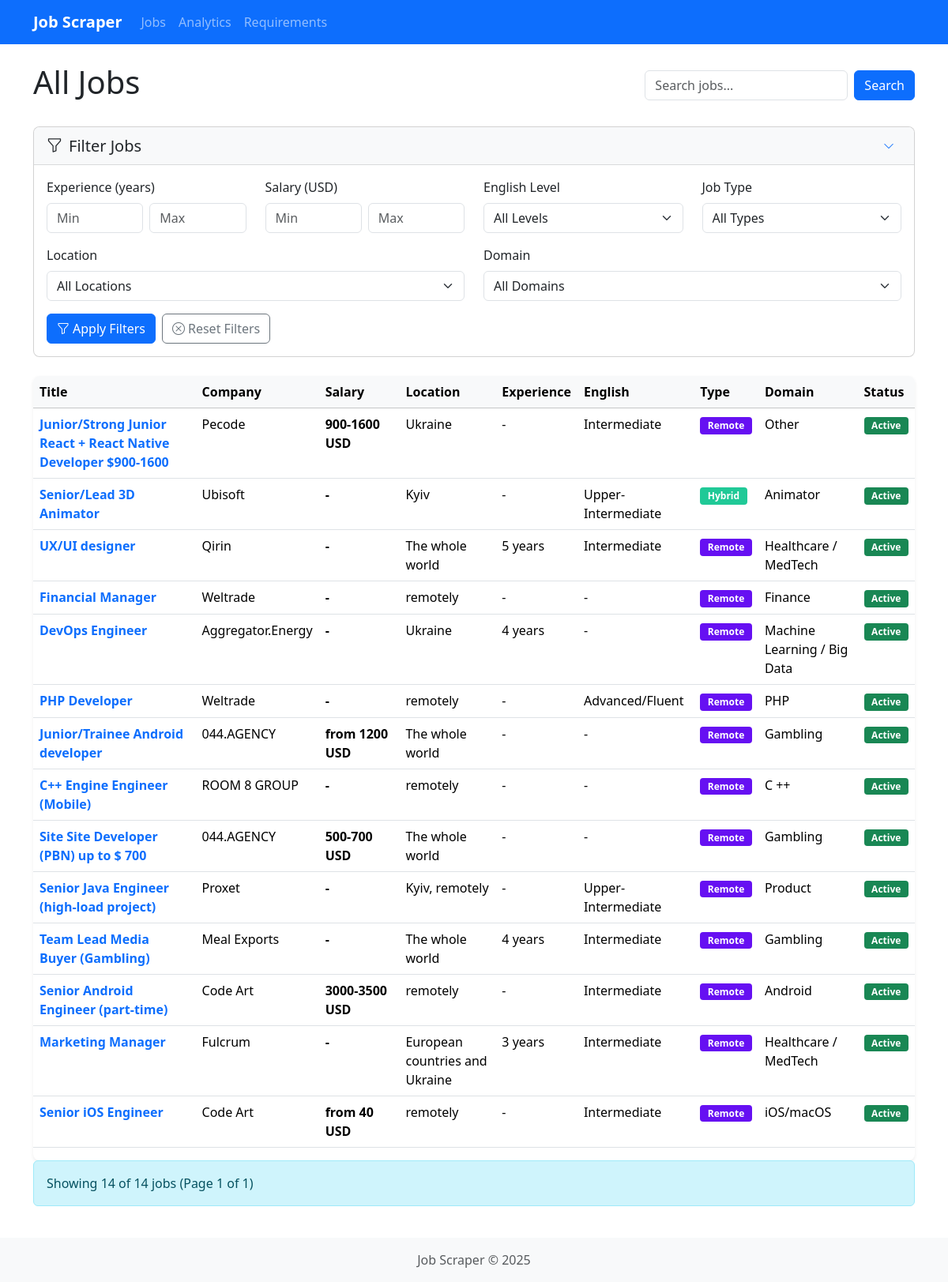
Page /jobs on the committed database.
### database/models.py (models this page shows)
class Job(Base):
    __tablename__ = 'jobs'
    id = Column(Integer, primary_key=True)
    job_id = Column(String(50), unique=True)
    title = Column(String(255))
    title_en = Column(String(255))
    company_name = Column(String(255))
    company_name_en = Column(String(255))
    salary_min = Column(Float, nullable=True)
    salary_max = Column(Float, nullable=True)
    currency = Column(String(3), default='USD')
    description = Column(Text)
    description_en = Column(Text)
    location = Column(String(255))
    location_en = Column(String(255))
    experience_years = Column(Integer, nullable=True)
    english_level = Column(String(50), nullable=True)
    job_type = Column(String(50))  # Remote, Office, Hybrid
    employment_type = Column(String(50))  # Full-time, Part-time, Contract
    category = Column(String(100))
    category_en = Column(String(100))
    domain = Column(String(100), nullable=True)
    domain_en = Column(String(100), nullable=True)
    url = Column(String(255))
    posted_date = Column(DateTime, nullable=True)
    created_at = Column(DateTime, server_default=func.now())
    updated_at = Column(DateTime, server_default=func.now(), onupdate=func.now())
    is_active = Column(Boolean, default=True)
    def to_dict(self):
        return {
            'id': self.id,
            'job_id': self.job_id,
            'title': self.title_en or self.title,
            'company_name': self.company_name_en or self.company_name,
            'salary_min': self.salary_min,
            'salary_max': self.salary_max,
            'currency': self.currency,
            'description': self.description_en or self.description,
            'location': self.location_en or self.location,
            'experience_years': self.experience_years,
            'english_level': self.english_level,
            'job_type': self.job_type,
            'employment_type': self.employment_type,
            'category': self.category_en or self.category,
            'domain': self.domain_en or self.domain,
            'url': self.url,
            'posted_date': self.posted_date.isoformat() if self.posted_date else None,
            'created_at': self.created_at.isoformat() if self.created_at else None,
            'updated_at': self.updated_at.isoformat() if self.updated_at else None,
            'is_active': self.is_active
        }

### web/routes.py (the view)
    @web_bp.route('/jobs', methods=['GET'])
    def jobs():
        page = request.args.get('page', 1, type=int)
        per_page = request.args.get('per_page', 20, type=int)
        query = request.args.get('query', '')
        experience_min = request.args.get('experience_min', '', type=str)
        experience_max = request.args.get('experience_max', '', type=str)
        salary_min = request.args.get('salary_min', '', type=str)
        salary_max = request.args.get('salary_max', '', type=str)
        english_level = request.args.get('english_level', '')
        location = request.args.get('location', '')
        job_type = request.args.get('job_type', '')
        domain = request.args.get('domain', '')
        if query:
            all_jobs = db.search_jobs(query)
        else:
            all_jobs = db.get_all_jobs()
        filtered_jobs = []
        for job in all_jobs:
            if experience_min and (not job.get('experience_years') or job['experience_years'] < int(experience_min)):
                continue
            if experience_max and (not job.get('experience_years') or job['experience_years'] > int(experience_max)):
                continue
            if salary_min and (not job.get('salary_min') or job['salary_min'] < float(salary_min)):
                continue
            if salary_max and (not job.get('salary_max') or job['salary_max'] > float(salary_max)):
                continue
            if english_level and job.get('english_level') != english_level:
                continue
            if location and (not job.get('location') or location.lower() not in job['location'].lower()):
                continue
            if job_type and job.get('job_type') != job_type:
                continue
            if domain and job.get('domain') != domain:
                continue
            filtered_jobs.append(job)
        filter_metadata = {
            'english_levels': sorted(list(set(job.get('english_level') for job in all_jobs if job.get('english_level')))),
            'locations': sorted(list(set(job.get('location') for job in all_jobs if job.get('location')))),
            'job_types': sorted(list(set(job.get('job_type') for job in all_jobs if job.get('job_type')))),
            'domains': sorted(list(set(job.get('domain') for job in all_jobs if job.get('domain')))),
        }
        total_jobs = len(filtered_jobs)
        total_pages = (total_jobs + per_page - 1) // per_page
        start_index = (page - 1) * per_page
        end_index = min(start_index + per_page, total_jobs)
        paginated_jobs = filtered_jobs[start_index:end_index]
        return render_template(
            'jobs.html',
            jobs=paginated_jobs,
            query=query,
            page=page,
            per_page=per_page,
            total_jobs=total_jobs,
            total_pages=total_pages,
            experience_min=experience_min,
            experience_max=experience_max,
            salary_min=salary_min,
            salary_max=salary_max,
            english_level=english_level,
            location=location,
            job_type=job_type,
            domain=domain,
            filter_metadata=filter_metadata
        )

### app.py (called while the page is built)
        @self.app.context_processor
        def inject_now():
            return {'now': datetime.datetime.now()}

### database/db.py (called while the page is built)
    def get_session(self):
        return self.Session()

    def get_all_jobs(self):
        session = self.get_session()
        try:
            jobs = session.query(Job).all()
            return [job.to_dict() for job in jobs]
        finally:
            session.close()

### web/templates/jobs.html (shortened to what this page needs)
{% extends 'base.html' %}
{% block content %}
<div class="d-flex justify-content-between align-items-center mb-4">
    <h1>{% if query %}Search Results for "{{ query }}"{% else %}All Jobs{% endif %}</h1>
    <form method="GET" action="{{ url_for('web.jobs') }}" class="d-flex">
        <input type="text" name="query" class="form-control me-2" placeholder="Search jobs..." value="{{ query }}">
        <button type="submit" class="btn btn-primary">Search</button>
    </form>
</div>
<div class="card filter-card mb-4">
    <div class="card-header">
        <h5 class="mb-0 d-flex justify-content-between align-items-center">
            <span>
                <i class="bi bi-funnel me-2"></i>Filter Jobs
            </span>
            <button class="btn btn-sm btn-link text-decoration-none" type="button" data-bs-toggle="collapse" data-bs-target="#filterCollapse" aria-expanded="false" aria-controls="filterCollapse">
                <i class="bi bi-chevron-down"></i>
            </button>
        </h5>
    </div>
    <div class="collapse show" id="filterCollapse">
        <div class="card-body">
            <form method="GET" action="{{ url_for('web.jobs') }}" id="filter-form">
                <div class="row">
                    <div class="col-md-6 col-lg-3 mb-3">
                        <label class="form-label">Experience (years)</label>
                        <div class="d-flex">
                            <input type="number" class="form-control me-2" name="experience_min" placeholder="Min" value="{{ experience_min }}" min="0">
                            <input type="number" class="form-control" name="experience_max" placeholder="Max" value="{{ experience_max }}" min="0">
                        </div>
                    </div>
                    <div class="col-md-6 col-lg-3 mb-3">
                        <label class="form-label">Salary (USD)</label>
                        <div class="d-flex">
                            <input type="number" class="form-control me-2" name="salary_min" placeholder="Min" value="{{ salary_min }}" min="0">
                            <input type="number" class="form-control" name="salary_max" placeholder="Max" value="{{ salary_max }}" min="0">
                        </div>
                    </div>
                    <div class="col-md-6 col-lg-3 mb-3">
                        <label class="form-label">English Level</label>
                        <select class="form-select" name="english_level">
                            <option value="" {% if not english_level %}selected{% endif %}>All Levels</option>
                        </select>
                    </div>
                    <div class="col-md-6 col-lg-3 mb-3">
                        <label class="form-label">Job Type</label>
                        <select class="form-select" name="job_type">
                            <option value="" {% if not job_type %}selected{% endif %}>All Types</option>
                        </select>
                    </div>
                    <div class="col-md-6 mb-3">
                        <label class="form-label">Location</label>
                        <select class="form-select" name="location">
                            <option value="" {% if not location %}selected{% endif %}>All Locations</option>
                        </select>
                    </div>
                    <div class="col-md-6 mb-3">
                        <label class="form-label">Domain</label>
                        <select class="form-select" name="domain">
                            <option value="" {% if not domain %}selected{% endif %}>All Domains</option>
                        </select>
                    </div>
                </div>
                <div class="d-flex gap-2">
                    <button type="submit" class="btn btn-primary">
                        <i class="bi bi-funnel me-1"></i>Apply Filters
                    </button>
                    <a href="{{ url_for('web.jobs', query=query) }}" class="btn btn-outline-secondary">
                        <i class="bi bi-x-circle me-1"></i>Reset Filters
                    </a>
                </div>
            </form>
        </div>
    </div>
</div>
{% if jobs %}
    <div class="table-responsive">
        <table class="table table-hover">
            <thead class="table-light">
                <tr>
                    <th>Title</th>
                    <th>Company</th>
                    <th>Salary</th>
                    <th>Location</th>
                    <th>Experience</th>
                    <th>English</th>
                    <th>Type</th>
                    <th>Domain</th>
                    <th>Status</th>
                </tr>
            </thead>
            <tbody>
                {% for job in jobs %}
                <tr class="job-row" data-job-id="{{ job.job_id }}">
                    <td>
                        <a href="{{ job.url }}" target="_blank" class="fw-bold text-decoration-none">
                            {{ job.title }}
                        </a>
                    </td>
                    <td>{{ job.company_name }}</td>
                    <td class="salary">
                        {% if job.salary_min or job.salary_max %}
                            {% if job.salary_min and job.salary_max %}
                                {{ job.salary_min|int }}-{{ job.salary_max|int }} {{ job.currency }}
                            {% elif job.salary_min %}
                                from {{ job.salary_min|int }} {{ job.currency }}
                            {% elif job.salary_max %}
                                up to {{ job.salary_max|int }} {{ job.currency }}
                            {% endif %}
                        {% else %}
                            -
                        {% endif %}
                    </td>
                    <td>{{ job.location }}</td>
                    <td>
                        {% if job.experience_years %}
                            {{ job.experience_years }} year{% if job.experience_years != 1 %}s{% endif %}
                        {% else %}
                            -
                        {% endif %}
                    </td>
                    <td>{{ job.english_level or '-' }}</td>
                    <td>
                        {% if job.job_type == 'Remote' %}
                            <span class="badge badge-remote">Remote</span>
                        {% elif job.job_type == 'Office' %}
                            <span class="badge badge-office">Office</span>
                        {% else %}
                            <span class="badge badge-hybrid">Hybrid</span>
                        {% endif %}
                    </td>
                    <td>{{ job.domain }}</td>
                    <td>
                        {% if job.is_active %}
                            <span class="badge bg-success">Active</span>
                        {% else %}
                            <span class="badge bg-secondary">Inactive</span>
                        {% endif %}
                    </td>
                </tr>
                {% endfor %}
            </tbody>
        </table>
    </div>
    <div class="alert alert-info">
        <p class="mb-0">
            Showing {{ jobs|length }} of {{ total_jobs }} job{% if total_jobs != 1 %}s{% endif %}
            (Page {{ page }} of {{ total_pages }})
        </p>
    </div>
{% endif %}
{% endblock %}

### web/templates/base.html (shortened to what this page needs)
<!DOCTYPE html>
<html lang="en">
<head>
    <link href="https://cdn.jsdelivr.net/npm/bootstrap@5.3.1/dist/css/bootstrap.min.css" rel="stylesheet">
    <link rel="stylesheet" href="https://cdn.jsdelivr.net/npm/bootstrap-icons@1.10.5/font/bootstrap-icons.css">
    <link rel="stylesheet" href="{{ url_for('static', filename='css/styles.css') }}">
</head>
<body>
    <nav class="navbar navbar-expand-lg navbar-dark bg-primary mb-4">
        <div class="container">
            <a class="navbar-brand" href="{{ url_for('web.index') }}">Job Scraper</a>
            <div class="collapse navbar-collapse" id="navbarNav">
                <ul class="navbar-nav">
                    <li class="nav-item">
                        <a class="nav-link" href="{{ url_for('web.jobs') }}">Jobs</a>
                    </li>
                    <li class="nav-item">
                        <a class="nav-link" href="{{ url_for('web.analytics') }}">Analytics</a>
                    </li>
                    <li class="nav-item">
                        <a class="nav-link" href="{{ url_for('web.requirements_analysis') }}">Requirements</a>
                    </li>
                </ul>
            </div>
        </div>
    </nav>
    <div class="container mb-4">
        {% block content %}{% endblock %}
    </div>
    <footer class="bg-light py-3 mt-auto">
        <div class="container text-center">
            <p class="text-muted mb-0">Job Scraper &copy; {{ now.year }}</p>
        </div>
    </footer>
</body>
</html>

### static/css/styles.css (style rules this page uses)
body { display: flex; flex-direction: column; min-height: 100vh; }
.table-responsive { border-radius: 0.5rem; overflow: hidden; box-shadow: 0 0.125rem 0.25rem rgba(0, 0, 0, 0.075); }
.table thead { position: sticky; top: 0; z-index: 1; }
.job-row { cursor: pointer; }
.card { border-radius: 0.5rem; overflow: hidden; }
.card-header { border-radius: 0 !important; }
.badge { padding: 0.4em 0.8em; border-radius: 0.25rem; }
.badge-remote { background-color: #6610f2; color: white; }
.badge-hybrid { background-color: #20c997; color: white; }
.navbar-dark .navbar-brand { font-weight: 600; }
footer { margin-top: auto; }

### web/templates/jobs.html (style rules this page uses)
.salary { font-weight: bold; color: #28a745; }
.badge-remote { background-color: #6610f2; color: white; }
.badge-hybrid { background-color: #20c997; color: white; }
.filter-card { margin-bottom: 1.5rem; border-radius: 0.5rem; transition: box-shadow 0.3s ease; }
.filter-card .card-header { background-color: #f8f9fa; border-bottom: 1px solid rgba(0,0,0,0.125); }

### rows in the picture
Job: title "Junior/Strong Junior React + React Native Developer $900-1600", company_name "Pecode", salary_min "900", salary_max "1600", currency "USD", location "Ukraine", english_level "Intermediate", job_type "Remote", domain "Other"
Job: title "Senior/Lead 3D Animator", company_name "Ubisoft", location "Kyiv", english_level "Upper-Intermediate", job_type "Hybrid", domain "Animator"
Job: title "UX/UI designer", company_name "Qirin", location "The whole world", experience_years "5", english_level "Intermediate", job_type "Remote", domain "Healthcare / MedTech"
Job: title "Financial Manager", company_name "Weltrade", location "remotely", english_level "-", job_type "Remote", domain "Finance"
Job: title "DevOps Engineer", company_name "Aggregator.Energy", location "Ukraine", experience_years "4", english_level "-", job_type "Remote", domain "Machine Learning / Big Data"
Job: title "PHP Developer", company_name "Weltrade", location "remotely", english_level "Advanced/Fluent", job_type "Remote", domain "PHP"
Job: title "Junior/Trainee Android developer", company_name "044.AGENCY", salary_min "1200", currency "USD", location "The whole world", english_level "-", job_type "Remote", domain "Gambling"
Job: title "C++ Engine Engineer (Mobile)", company_name "ROOM 8 GROUP", location "remotely", english_level "-", job_type "Remote", domain "C ++"
Job: title "Site Site Developer (PBN) up to $ 700", company_name "044.AGENCY", salary_min "500", salary_max "700", currency "USD", location "The whole world", english_level "-", job_type "Remote", domain "Gambling"
Job: title "Senior Java Engineer (high-load project)", company_name "Proxet", location "Kyiv, remotely", english_level "Upper-Intermediate", job_type "Remote", domain "Product"
Job: title "Team Lead Media Buyer (Gambling)", company_name "Meal Exports", location "The whole world", experience_years "4", english_level "Intermediate", job_type "Remote", domain "Gambling"
Job: title "Senior Android Engineer (part-time)", company_name "Code Art", salary_min "3000", salary_max "3500", currency "USD", location "remotely", english_level "Intermediate", job_type "Remote", domain "Android"
Job: title "Marketing Manager", company_name "Fulcrum", location "European countries and Ukraine", experience_years "3", english_level "Intermediate", job_type "Remote", domain "Healthcare / MedTech"
Job: title "Senior iOS Engineer", company_name "Code Art", salary_min "40", currency "USD", location "remotely", english_level "Intermediate", job_type "Remote", domain "iOS/macOS"

### other values in the picture
{{ jobs|length }} "14"
{{ total_jobs }} "14"
{{ page }} "1"
{{ total_pages }} "1"
